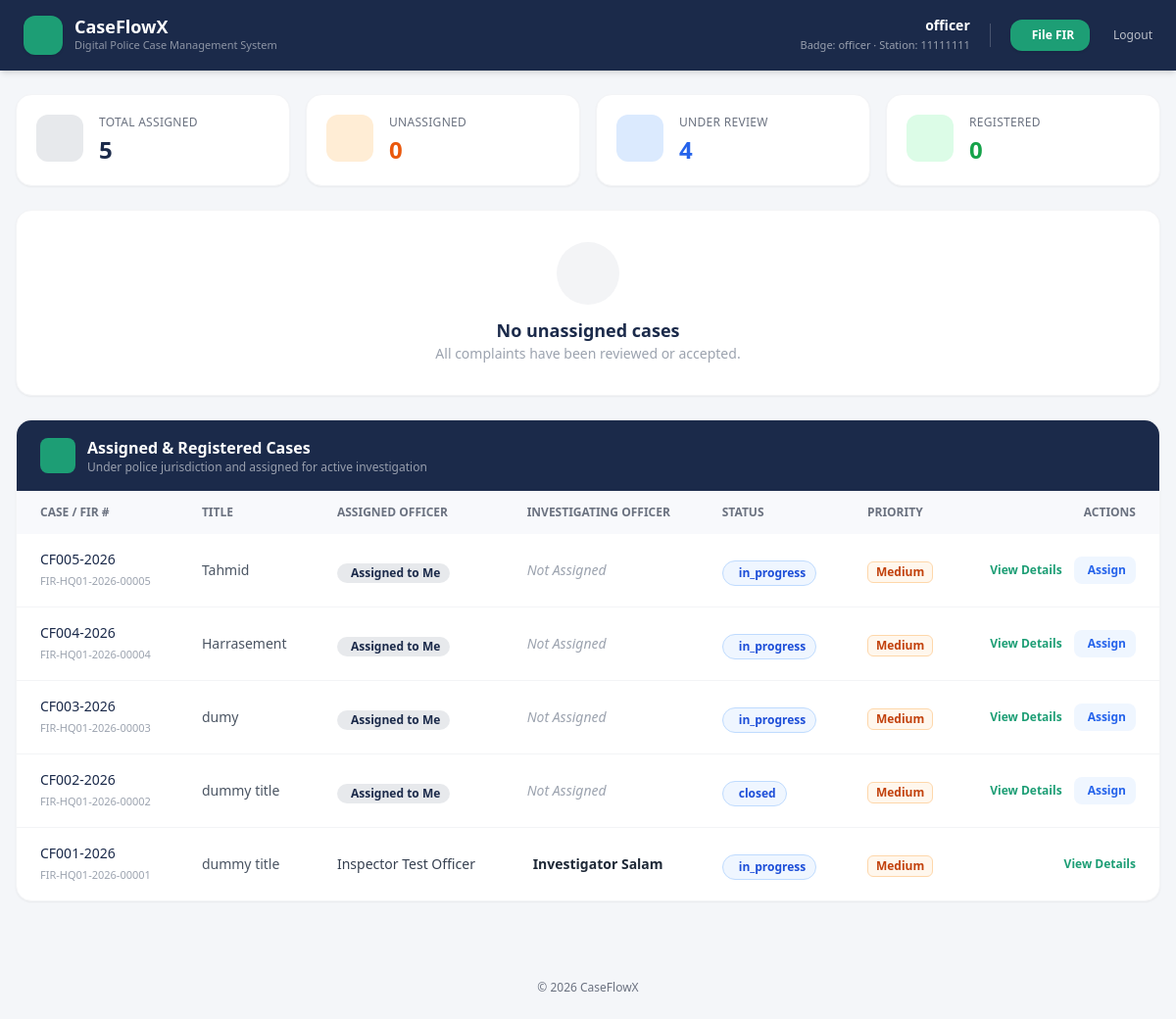
The app's page /officer-dashboard.php (signed in) with its own data.
### tables this page shows
CREATE TABLE officers (
            id              INTEGER PRIMARY KEY AUTOINCREMENT,
            badge_number    TEXT    NOT NULL UNIQUE,
            full_name       TEXT    NOT NULL,
            email           TEXT    UNIQUE,
            phone           TEXT    NOT NULL UNIQUE,
            station_code    TEXT    NOT NULL,
            role            TEXT    NOT NULL DEFAULT 'FIR Officer' CHECK(role IN ('FIR Officer','Supervisor','Admin')),
            password_hash   TEXT    NOT NULL,
            status          TEXT    NOT NULL DEFAULT 'active' CHECK(status IN ('active','suspended')),
            created_at      TEXT    NOT NULL DEFAULT (datetime('now')),
            last_login      TEXT
        );

CREATE TABLE cases (
            id              INTEGER PRIMARY KEY AUTOINCREMENT,
            citizen_id      INTEGER NOT NULL,
            case_number     TEXT    NOT NULL UNIQUE,
            title           TEXT    NOT NULL,
            description     TEXT    NOT NULL,
            status          TEXT    NOT NULL DEFAULT 'open' CHECK(status IN ('open','in_progress','resolved','closed')),
            priority        TEXT    NOT NULL DEFAULT 'low' CHECK(priority IN ('low','medium','high')),
            created_at      TEXT    NOT NULL DEFAULT (datetime('now')), fir_number TEXT, complainant_name TEXT, complainant_nid TEXT, complainant_phone TEXT, complainant_address TEXT, incident_date TEXT, incident_time TEXT, incident_location TEXT, incident_description TEXT, sections_applied TEXT, witness_details TEXT, officer_id INTEGER, station_code TEXT, investigating_officer TEXT, modified_by INTEGER, modified_at TEXT, investigator_id INTEGER,
            FOREIGN KEY (citizen_id) REFERENCES citizens(id) ON DELETE CASCADE
        );

### officer-dashboard.php (the view, shortened to what the rows shown need)
<?php
require_once __DIR__ . '/db.php';
$officer = require_officer();
$db = get_db();
$assignedCases = [];
try {
    $stmt = $db->query("
        SELECT c.*, o.full_name as officer_name,
               (SELECT COUNT(*) FROM fir_evidence WHERE case_id = c.id) as evidence_count
        FROM cases c
        LEFT JOIN officers o ON c.officer_id = o.id
        WHERE c.officer_id IS NOT NULL
        ORDER BY c.created_at DESC
    ");
    $assignedCases = $stmt->fetchAll();
} catch (PDOException $e) {
    error_log("Dashboard assigned cases error: " . $e->getMessage());
}
?>
<!DOCTYPE html>
<html lang="en">
<head>
<link rel="stylesheet" href="https://cdn.jsdelivr.net/npm/@tabler/icons-webfont@3.19.0/dist/tabler-icons.min.css">
<script src="https://cdn.tailwindcss.com"></script>
</head>
<body class="bg-[#F4F6F9] min-h-screen flex flex-col justify-between">
  <div class="flex-grow">
<header class="bg-navy text-white shadow-md">
  <div class="max-w-7xl mx-auto px-6 py-4 flex flex-wrap items-center justify-between gap-4">
    <div class="flex items-center gap-3">
      <div>
        <h1 class="text-lg font-bold leading-none">CaseFlowX</h1>
      </div>
    </div>
    <div class="flex items-center gap-5 text-sm">
      <div class="hidden sm:block text-right">
        <div class="font-semibold text-white"><?= htmlspecialchars($officer['full_name']) ?></div>
        <div class="text-[11px] text-white/55">Badge: <?= htmlspecialchars($officer['badge_number']) ?> · Station: <?= htmlspecialchars($officer['station_code']) ?></div>
      </div>
    </div>
  </div>
</header>
<main class="max-w-7xl mx-auto px-4 py-6">
  <div class="bg-white rounded-2xl shadow-sm border border-gray-100 overflow-hidden">
    <div class="bg-navy px-6 py-4 flex items-center gap-3">
      <div>
        <h2 class="text-white font-semibold text-base">Assigned & Registered Cases</h2>
      </div>
    </div>
    <div class="overflow-x-auto">
      <table class="w-full text-left">
        <thead class="bg-[#f8f9fc]">
          <tr>
            <th class="px-6 py-3.5 text-xs font-semibold text-gray-500 uppercase">Case / FIR #</th>
            <th class="px-6 py-3.5 text-xs font-semibold text-gray-500 uppercase">Title</th>
            <th class="px-6 py-3.5 text-xs font-semibold text-gray-500 uppercase">Assigned Officer</th>
            <th class="px-6 py-3.5 text-xs font-semibold text-gray-500 uppercase">Investigating Officer</th>
            <th class="px-6 py-3.5 text-xs font-semibold text-gray-500 uppercase">Status</th>
            <th class="px-6 py-3.5 text-xs font-semibold text-gray-500 uppercase">Priority</th>
            <th class="px-6 py-3.5 text-right text-xs font-semibold text-gray-500 uppercase">Actions</th>
          </tr>
        </thead>
        <tbody class="divide-y divide-gray-100">
          <?php foreach ($assignedCases as $case):
            $isAssignedToMe = ((int)$case['officer_id'] === (int)$officer['id']);
          ?>
          <tr class="hover:bg-gray-50/50 transition-colors">
            <td class="px-6 py-4 text-sm font-medium text-navy">
              <div><?= htmlspecialchars($case['case_number']) ?></div>
              <?php if (!empty($case['fir_number'])): ?>
                <div class="text-[11px] text-gray-400 font-normal mt-0.5"><?= htmlspecialchars($case['fir_number']) ?></div>
              <?php endif; ?>
            </td>
            <td class="px-6 py-4 text-sm text-gray-600 font-medium"><?= htmlspecialchars($case['title']) ?></td>
            <td class="px-6 py-4 text-sm text-gray-600">
              <?php if ($isAssignedToMe): ?>
                <span class="inline-flex items-center gap-1 px-2.5 py-0.5 rounded-full text-xs font-semibold bg-navy/10 text-navy">
                  <i class="ti ti-user-check text-xs"></i> Assigned to Me
                </span>
              <?php else: ?>
                <span class="text-gray-700"><?= htmlspecialchars($case['officer_name'] ?? '—') ?></span>
              <?php endif; ?>
            </td>
            <td class="px-6 py-4 text-sm">
              <?php if (!empty($case['investigating_officer'])): ?>
                <div class="flex items-center gap-1.5 text-gray-800 font-semibold">
                  <span><?= htmlspecialchars($case['investigating_officer']) ?></span>
                </div>
              <?php else: ?>
                <span class="text-gray-400 italic">Not Assigned</span>
              <?php endif; ?>
            </td>
            <td class="px-6 py-4"><?= statusBadge($case['status']) ?></td>
            <td class="px-6 py-4"><?= priorityBadge($case['priority']) ?></td>
            <td class="px-6 py-4 text-right">
              <div class="flex items-center justify-end gap-3">
                <a href="case-details.php?id=<?= (int)$case['id'] ?>" class="text-accent hover:text-accent-dark font-bold text-xs flex items-center gap-0.5">
                  <i class="ti ti-external-link"></i> View Details
                </a>
                <?php if ($isAssignedToMe): ?>
                  <button onclick="openAssignModal(<?= (int)$case['id'] ?>, '<?= htmlspecialchars($case['investigating_officer'] ?? '') ?>')" class="bg-blue-50 text-blue-600 hover:bg-blue-600 hover:text-white px-2.5 py-1.5 rounded-lg text-xs font-bold flex items-center gap-1 transition">
                    <i class="ti ti-user-shield"></i> Assign
                  </button>
                <?php endif; ?>
              </div>
            </td>
          </tr>
          <?php endforeach; ?>
        </tbody>
      </table>
    </div>
  </div>
</main>
<?php
function statusBadge(string $status): string {
    $map = [
        'Submitted'     => ['bg-blue-50 text-blue-700 border-blue-200', 'ti-send', 'Submitted'],
        'open'          => ['bg-blue-50 text-blue-700 border-blue-200', 'ti-send', 'Submitted'],
        'Under Review'  => ['bg-orange-50 text-orange-700 border-orange-200', 'ti-eye', 'Under Review'],
        'Registered'    => ['bg-green-50 text-green-700 border-green-200', 'ti-circle-check', 'Registered'],
        'Rejected'      => ['bg-red-50 text-red-700 border-red-200', 'ti-x', 'Rejected'],
    ];
    [$cls, $ico, $lbl] = $map[$status] ?? [$map['Submitted'][0], $map['Submitted'][1], $status];
    return "<span class=\"inline-flex items-center gap-1.5 px-2.5 py-1 rounded-full text-xs font-semibold border {$cls}\"><i class=\"ti {$ico}\"></i> {$lbl}</span>";
}
function priorityBadge(string $priority): string {
    $map = [
        'low'    => ['bg-gray-100 text-gray-600 border-gray-200', 'Low'],
        'medium' => ['bg-orange-50 text-orange-700 border-orange-200', 'Medium'],
        'high'   => ['bg-red-50 text-red-700 border-red-200', 'High'],
    ];
    [$cls, $lbl] = $map[$priority] ?? [$map['low'][0], ucfirst($priority)];
    return "<span class=\"inline-flex items-center px-2 py-0.5 rounded-md text-xs font-semibold border {$cls}\">{$lbl}</span>";
}
?>
  </div>
</body>
</html>

### records on screen
officers: full_name "officer", badge_number "officer", station_code "11111111"
cases: case_number "CF005-2026", fir_number "FIR-HQ01-2026-00005", title "Tahmid", shows "Assigned to Me", shows "Not Assigned", lbl "in_progress"
cases: case_number "CF004-2026", fir_number "FIR-HQ01-2026-00004", title "Harrasement", shows "Assigned to Me", shows "Not Assigned", lbl "in_progress"
cases: case_number "CF003-2026", fir_number "FIR-HQ01-2026-00003", title "dumy", shows "Assigned to Me", shows "Not Assigned", lbl "in_progress"
cases: case_number "CF002-2026", fir_number "FIR-HQ01-2026-00002", title "dummy title", shows "Assigned to Me", shows "Not Assigned", lbl "closed"
cases: case_number "CF001-2026", fir_number "FIR-HQ01-2026-00001", title "dummy title", officer_name "Inspector Test Officer", investigating_officer "Investigator Salam", lbl "in_progress"

### other values on screen
$totalAssigned "5"
$unassignedCount "0"
$underReviewCount "4"
$registeredCount "0"
